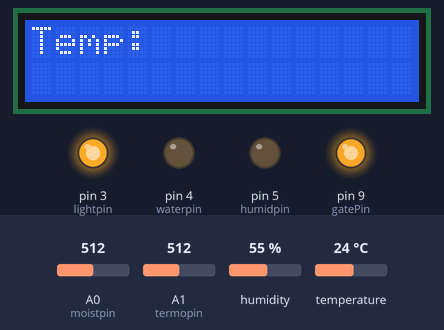
Bench run of a sketch on a simulated Arduino Uno, built with avr-gcc and run on an emulated ATmega328P. Shown: 16×2 character LCD, output pins drawn as LEDs (lit = HIGH). The test bench sets the inputs (shaded band); at power-on: A0 (moistpin) = 512, A1 (termopin) = 512, humidity 55 %, temperature 24 °C. What the sketch prints to the serial monitor is not drawn.

Above: at 1.2 s.
1.3 s: A0 (moistpin) set to 405
At 12.0 s:
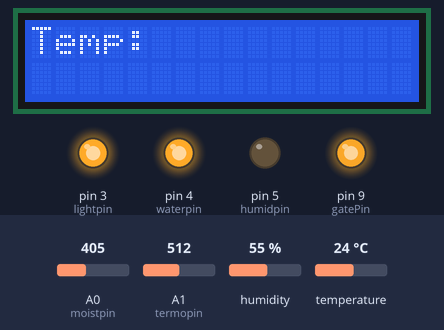
15.3 s: A0 (moistpin) set to 377
At 17.1 s:
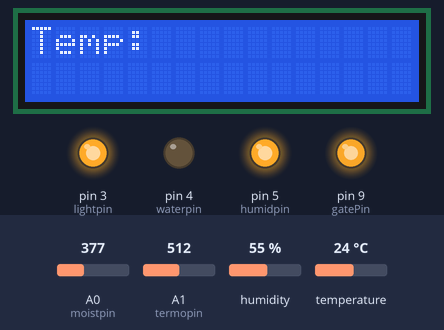
Timing chart, 0 to 47.7 s (numbered marks = the images above; inputs shaded):
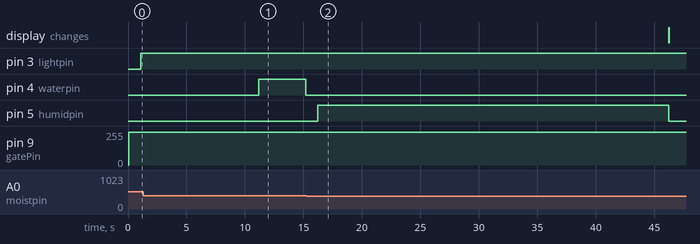

Measured:
- the behaviour switches between 393 and 392 on A0 (moistpin) (found by bisection; images 1 and 2)

The sketch:

Ideal_Enviroment.ino
```cpp
#include <dht.h>
#include <LiquidCrystal.h>

// set the DHT Pin
#define DHTPIN 7

dht DHT;				//dht is for our humidity and temp sensor which will measur air temp and humid.
const int rs = 13, en = 12, d4 = 11, d5 = 10, d6 = 8, d7 = 2;
LiquidCrystal lcd(rs, en, d4, d5, d6, d7);


#define moistpin A0		//this will defin pin for sensor we need
#define termopin A1
#define temphupin 7

extern volatile unsigned long timer0_millis;

//*** Time associated variable definitions and declarations
unsigned long CurrentTime;      // ms
unsigned long PreviousTime = 0; // ms
unsigned long DeltaTime;        // ms
unsigned long MaxTime = 1440;		//24hour is our max time
unsigned long Lighting = 840;		// light will be on for 14 h


const int lightpin = 3; // this is the pin that we are using for our system, which is hocked up on relay.
const int waterpin = 4;
const int humidpin = 5;
const int gatePin = 9; // PWM pin to control MOSFET

float waterVal;
float humd,temp,humdsum,tempsum;
float lighttime,lightoff;

//*** Constants
const float Tset = 33.0;  // set temperature in degrees celcius (ideally between 40 and 65)
const float Band = 3.0;   // Temperature band for hysteresis: not used yet!
const float Tmax = 50.0;  // Setting a maximum temperature. For safety, heater will be turned off when exceeding this temperature.
const long R_series = 100000; // series resistance for thermistor's voltage divider

//*** Variable definitions
float temp_average; // average measured temperature
float Vo; // ADC voltage (digital) measured across thermistor
float Rt, lnRt; // thermistor resistance, natural log of thermistor resistance
float T_kelvin, T_celsius; // temperature (Kelvin), temperature (degrees Celsius)

//*** Variable declarations
float temp_sum = 0.0; // sum of measured temperatures
float A = 0.7141095422e-3, B = 2.143243110e-4, C = 1.129790692e-7; // Steinhart-Hart coefficients

//*** Some variables that are not used now, but might become useful when you implement PID control
float Error;    // The error (Tset - temp_average)
float Previous_Error = 0.0; // necessary for the PID controller when calculating the integral and derivative
float Kp = 0.3; // proportional gain - you can
float Ki = 0.00001; // integral gain, can be zero
float Kd = 0.01; // derivative gain, can be zero
float Integral = 0.0; // Integral value: sum of the areas
float Derivative = 0.0; // Derivative value: slope
int Power;    // When implementing PID, Power will be calcuated and this value will be the PWM output between 0-255)
              // Power = (Kp*Error + Ki*Integral + Kd*Derivative) * 255;
float I;
float Delta;
int Px;
float lb = Tset - Band;		//lower and upper lim of our water temp
float ub = Tset + Band;
int counter = 0;
int light;
bool hyst = true;
int idk = 1;


void setup(){

  lcd.begin(16, 2);
  Serial.begin(9600);

  pinMode(gatePin, OUTPUT);
  pinMode(lightpin,OUTPUT);
  pinMode(waterpin,OUTPUT);
  pinMode(humidpin,OUTPUT);

  lcd.print("Temp:");

}


void loop(){				//most of our function is seperated by part and called in main loop
    tempsystem();
    lightcheck();
    getMoist();
    getTempHu();
    humdsy();
    lcd.setCursor(0, 1);
    lcd.print(temp_average);
    printing();


}

void get_time(){		//this is our time control, we used the code that was given on last lab section then changed to fit in to our lab.

  CurrentTime = millis();     // Time elapsed (in milliseconds) since the beginning
  DeltaTime = CurrentTime - PreviousTime;  // This "might" be useful when you implement integral or derivative control!
  PreviousTime = CurrentTime; // ready for next loop!
   if (CurrentTime <= Lighting* 60 *1000){// this part will track the time and make sure that light is on
    light = 1;
   }
   if (CurrentTime >= Lighting* 60 *1000){// light will be off after 14h
    light = 0;
   }
    if(CurrentTime >= MaxTime * 60 * 1000){// time will be reset after 24h,
      noInterrupts ();
      timer0_millis = 0;
      interrupts ();
      Serial.print("time has been rested");
      light = 0;
    }
}


void lightcheck(){		//this will turn the light on and off by looking on current time

 if (light ==1){		// the "light" value will change depend on time, and this value will be changed on our gettime function.
    digitalWrite(lightpin,HIGH);
    lighttime = CurrentTime;		//this used to show our light on time.
  }

  if (light ==0){		// light will be off
    delay(500);
    digitalWrite(lightpin,LOW);
    lightoff = CurrentTime - lighttime ;  //to show our light off time
  }
}


void getMoist(){		//this will measure moisture value
 for(int i = 0; i <= 100; i++){
   waterVal = waterVal + analogRead(moistpin);		//will measure 100 time and get an average value
   delay(100);
 }

 waterVal = waterVal/100.0;
 watercheck();		// calling watercheck function

}


void watercheck(){

  if(waterVal >= 400){		// if soil moisture value is more then 400 (this value is resistance value between two metal inside our soil moisture sensor, higher = dry)
    pinMode(waterpin,OUTPUT);
    digitalWrite(waterpin,HIGH);
    delay(4000);			// will water the plant for 4 second, which means it will turn on the pump for 4 second.
    digitalWrite(waterpin,LOW);
  }

  else{
    delay(500);					//else it will be off
    pinMode(waterpin,OUTPUT);
    digitalWrite(waterpin,LOW);
  }
}


void tempsystem(){		// this part of the code was from lab4, we twicked a bit but its basicaly same with our derivative PID from last lab.
  Previous_Error = Error;
  get_time();
  measureTemperature();   // This custom function is defined below. It measures the temperature and stores the average in the variable "temp_average"
  Error = (Tset - temp_average)/Band;

  dv();

  if (temp_average <= lb && idk == 1){
    Power = 245;
    analogWrite(gatePin,Power);
    if(temp_average >= lb){
      idk = 0;
    }
  }

  else{
    //*** This IF statement is the actual ON-OFF control
    if (hyst == true){
      powerlim();
      analogWrite(gatePin,Power);
        if (temp_average >= ub){
          hyst = false;
          }
      }
    else{
      powerlim();
      analogWrite(gatePin,Power);
        if (temp_average <= lb){
          hyst = true;
          }

       }
  integrate();
  }
delay(1000);
}

// Below, we define several functions that are used in the main LOOP()
// We use function to make the main LOOP() a little tidier

//* This function computes the average temperature for better results
void measureTemperature(){
  for(int m=1;m<=20;m++){
    Vo = analogRead(termopin); // read analog to digital converter value
    Rt = R_series * (Vo / (1023 - Vo));
    lnRt = log(Rt);
    T_kelvin = (1.0 / (A + B*lnRt + C*pow(lnRt, 3)));
    T_celsius = T_kelvin - 273.15;
    temp_sum += T_celsius;
  }
  temp_average = temp_sum/20.0;
  temp_sum = 0.0;


// For safety: The following turns off the heater if the temperature exceed the pre-defined MAX temperature
  if(temp_average >= Tmax){
    while(1){         // Notice that this while condition is always true, so this will permanently stop the code until you reset the Arduino
      analogWrite(gatePin,0);   //turning off the heater
      Serial.println("Maximum temperature has been exceeded. Heater is turned OFF. Reset Arduino to restart the program");
      delay(5000);
    }
  }
}


void powerlim(){		// this will control our power value for heat source

  Power = ((Kp*Error+(Integral*Ki)+Delta*Kd)*255);
  Power = constrain(Power,0,245);
  }

void integrate (){// will calculate integral

  I = DeltaTime * Previous_Error;
  Integral += I;

}


void dv(){		//getting derivative value
  Delta = (Error-Previous_Error)/DeltaTime;

}


void getTempHu()		// this will read value from the sensor,(temperature and humidity of air) and get sum of them to calculate average
{
  temp = 0;
  humd = 0;
  tempsum =0;
  humdsum =0;

  DHT.read11(temphupin);
  for (int i=0; i <=100; i++)
  {
    tempsum += DHT.temperature;
    humdsum += DHT.humidity;
    delay(10);
  }

  temp = tempsum/100.0;
  humd = humdsum/100.0;


}

void humdsy(){			// this part is to control air humidity, will turn on for 30 second if our system have less then 70% of air humidity
   pinMode(humidpin,OUTPUT);

  if(humd <= 70.0){
    digitalWrite(humidpin,HIGH);
    delay(30000);
    digitalWrite(humidpin,LOW);
  }

  else{
    delay(500);
    digitalWrite(humidpin,LOW);
  }
}

void printing(){							// this part is for monitoring, we tried to put most of usefull information that we want to track.
  Serial.println("target set up        ");
  Serial.println("system temp:30 C,      water temp: 33C,      air humd: 75%,       light time:14 H,       light off time: 10H,       soil mosit : less then 400 ");

  Serial.print("system temp: ");
  Serial.println(temp);
  Serial.print("air humd: ");
  Serial.println(humd);
  Serial.print("water temp: ");
  Serial.println(temp_average);
  Serial.print("power used for heating: ");
  Serial.println(Power);
  Serial.print("light time: ");
  Serial.println(lighttime/(60.0*1000.0));
  Serial.print("light off time: ");
  Serial.println(lightoff/(60.0*1000.0));
  Serial.print("Run time(reset ever 24 hour): ");
  Serial.println(CurrentTime/(60.0*1000.0));
  Serial.print("soil moist: ");
  Serial.println(waterVal);

}
```
